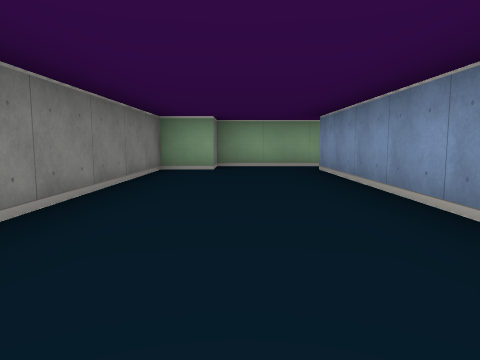
[1] (above)

16 first-person views from a walk through a cub3D ray-caster map. The camera is about half as high as the walls, tilts 6° down and sees 70° across. The floor is counted in squares. Each view is taken from the middle of a square. On the plan, view 1 faces up. The plan holds only what a view shows up to about 9 squares ahead; the rest is blank.

[2]
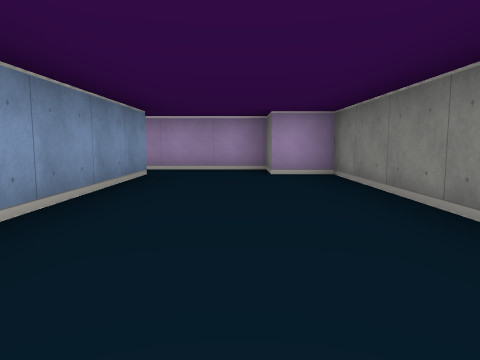

[3]
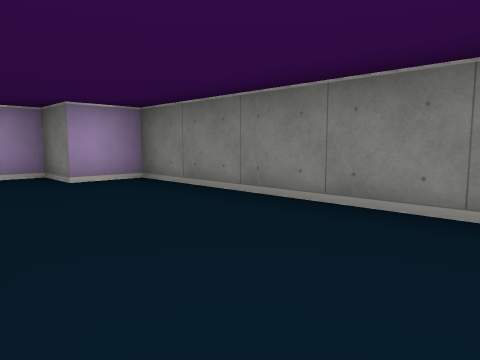

[4]
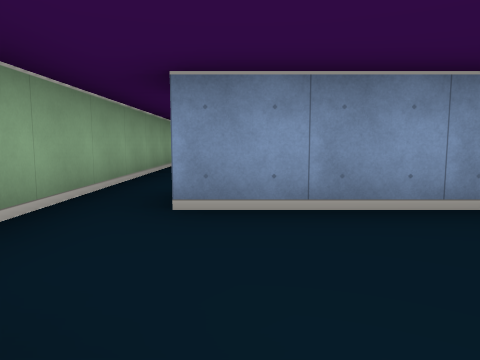

[5]
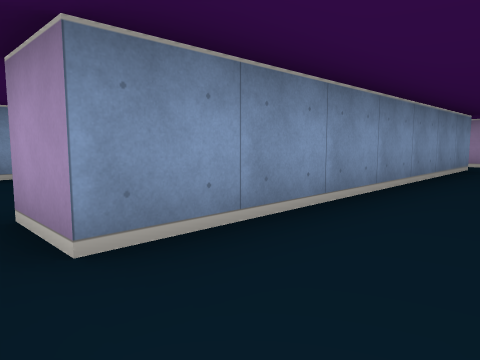

[6]
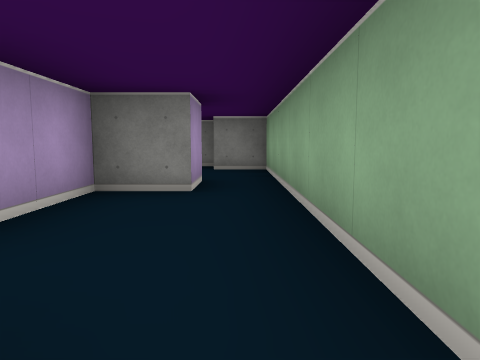

[7]
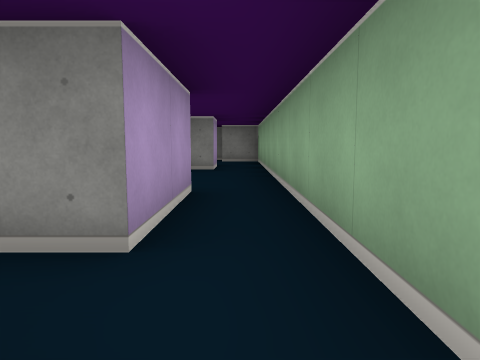

[8]
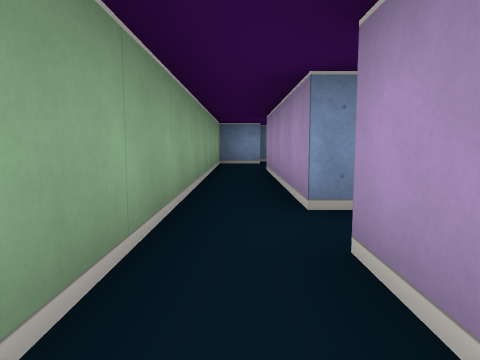

[9]
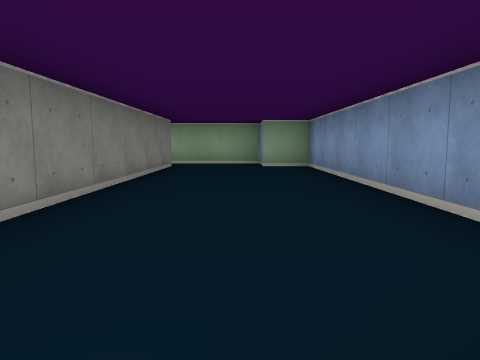

[10]
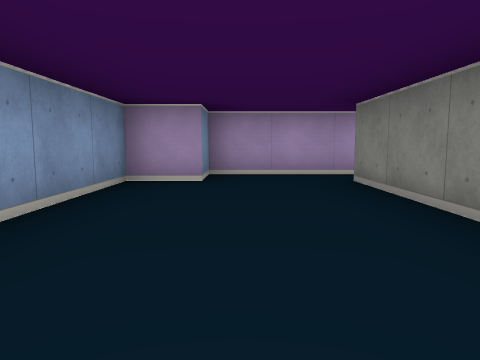

[11]
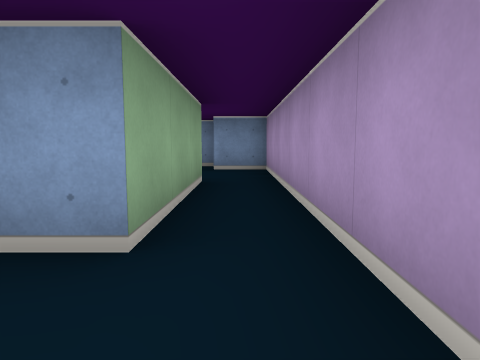

[12]
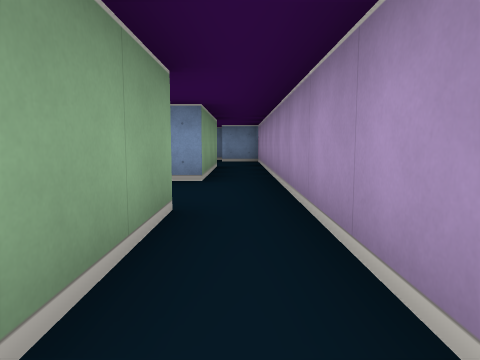

[13]
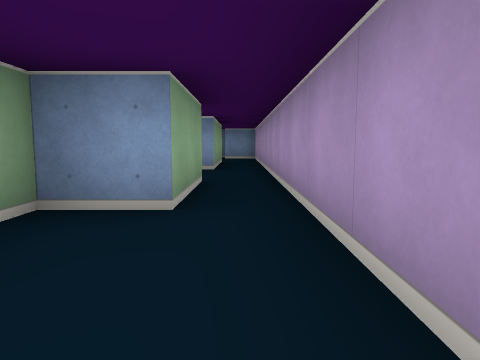

[14]
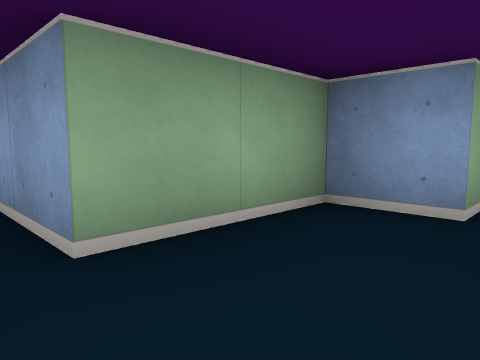

[15]
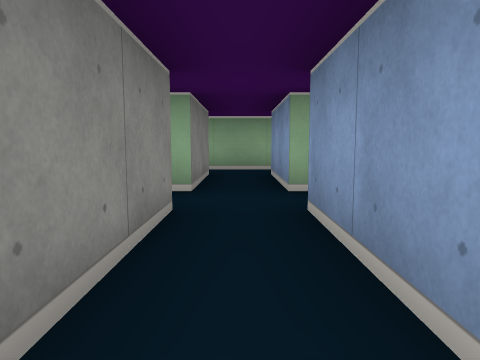

[16]
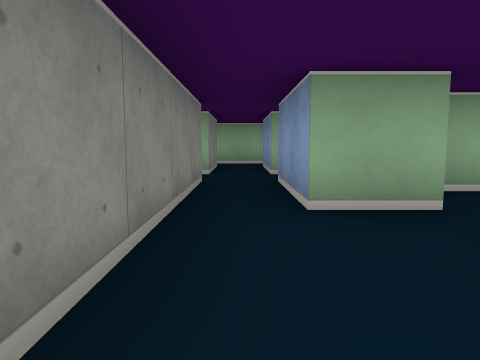

### Floor plan
Ten units are one square. View 1 is at (0, 0); x grows to the right and y downward. Boxes are objects, and circles mark ways between rooms. Rooms are numbered by the first view taken in them; rooms with no view inside come last. Other rooms are left out.
<svg viewBox="-20 -80 180 100">
<path fill="none" stroke="#000" d="M15 5 15 -65M15 -75 -5 -75 -5 -65 -15 -65 -15 5 -5 5 -5 15 19 15M85 -45 85 -65 125 -65 125 5 95 5M95 15 145 15 145 5 155 5 155 -65 145 -65 145 -75 55 -75M55 -65 75 -65 75 -45M96 -15 85 -15 85 -35M95 5 95 -1M105 -25 100 -25M75 -35 75 5 55 5M56 15 95 15M36 15 56 15M55 5 55 -5 35 -5 35 -20M55 -75 15 -75M15 -65 25 -65 25 -55 40 -55"/>
<circle cx="20" cy="10" r="3" fill="#2a7"/>
<circle cx="10" cy="-70" r="3" fill="#2a7"/>
<circle cx="90" cy="10" r="3" fill="#2a7"/>
<circle cx="65" cy="-70" r="3" fill="#2a7"/>
<circle cx="60" cy="10" r="3" fill="#2a7"/>
<text x="0" y="-30">1</text>
<text x="130" y="-40">2</text>
<text x="90" y="-10">3</text>
<text x="30" y="-10">4</text>
<text x="40" y="-70">5</text>
</svg>
Room 1 opens to room 4. Room 1 opens to room 5. Room 2 opens to room 3. Room 2 opens to room 5. Room 3 opens to room 4.

Where each view was taken, in squares from view 1:
view 1: 0 up, 0 right, facing up
view 2: 5 up, 0 right, facing down
view 3: 4 up, 1 right, facing down-left
view 4: 6 up, 1 left, facing right
view 5: 7 up, 0 right, facing down-right
view 6: 7 up, 6 right, facing left
view 7: 7 up, 9 right, facing left
view 8: 7 up, 6 right, facing right
view 9: 1 down, 14 right, facing up
view 10: 4 up, 14 right, facing down
view 11: 1 down, 8 right, facing right
view 12: 1 down, 5 right, facing right
view 13: 1 down, 3 right, facing right
view 14: 1 down, 3 right, facing up-right
view 15: 1 up, 8 right, facing up
view 16: 1 down, 8 right, facing up
